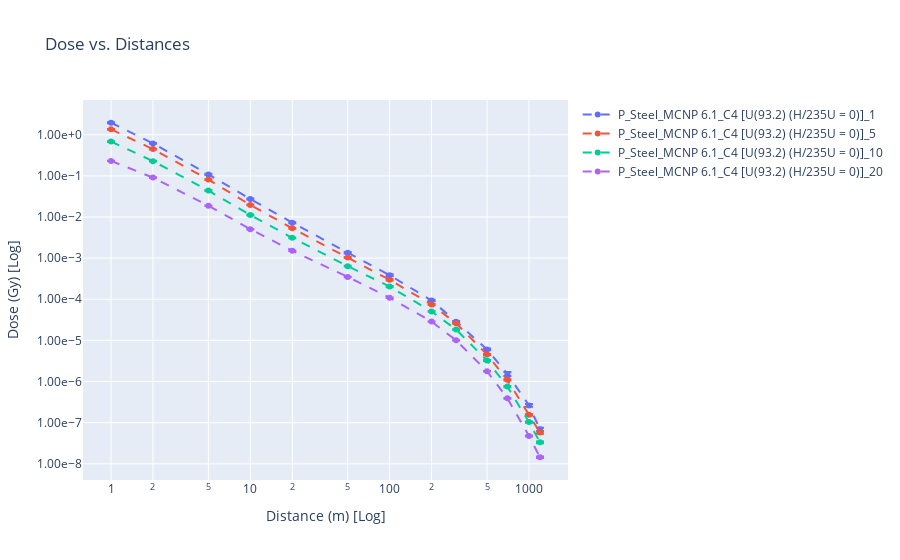

The notebook cell this image was saved under:
### Code cell
# Define your filter criteria
particles = ['P']  # Example: ['N', 'P']
screens = ['Steel']  # Example: ['None','Concrete', 'Steel', 'Water', 'Lead']
cases = ['C4 [U(93.2) (H/235U = 0)]']  # Add more cases as needed [ 'C4 [U(93.2) (H/235U = 0)]', 'C1 [U(4.95)O2F2 (H/235U = 410)]' ]
codes = ['MCNP 6.1']  # Example: ['MCNP 6.1', 'COG 11.2', 'SCALE 6.2.2']
thicknesses = []  # Example: [1, 5, 10, 20]
# Apply the filter and plot the data
filtered_data = filter_wall_df(data, particles, screens, cases, codes, thicknesses, plot=True)

# Display the filtered data
#filtered_data

### Figure 1 — Plotly figure (JSON) as saved in the notebook; plotly's stock layout.template omitted (floating-point values rounded to 4 significant figures)
{"data": [{"error_y": {"array": [0.05128, 0.01257, 0.003175, 0.0008167, 0.0001746, 5.503e-05, 2.17e-05, 3.871e-06, 9.425e-07, 2.828e-07, 1.704e-07, 2e-08, 5.87e-09], "type": "data", "visible": true}, "line": {"dash": "dash"}, "mode": "lines+markers", "name": "P_Steel_MCNP 6.1_C4 [U(93.2) (H/235U = 0)]_1", "type": "scatter", "x": [1, 2, 5, 10, 20, 50, 100, 200, 300, 500, 700, 1000, 1200], "y": [1.957, 0.6163, 0.1087, 0.02741, 0.007275, 0.001349, 0.0003833, 9.35e-05, 2.856e-05, 6.042e-06, 1.535e-06, 2.624e-07, 6.889e-08]}, {"error_y": {"array": [0.02192, 0.01091, 0.00219, 0.000453, 0.000105, 2.983e-05, 1.171e-05, 1.999e-06, 7.559e-07, 1.326e-07, 3.868e-08, 6.963e-09, 3.731e-09], "type": "data", "visible": true}, "line": {"dash": "dash"}, "mode": "lines+markers", "name": "P_Steel_MCNP 6.1_C4 [U(93.2) (H/235U = 0)]_5", "type": "scatter", "x": [1, 2, 5, 10, 20, 50, 100, 200, 300, 500, 700, 1000, 1200], "y": [1.353, 0.4473, 0.08113, 0.0197, 0.005304, 0.001043, 0.0002971, 7.46e-05, 2.607e-05, 4.542e-06, 1.099e-06, 1.547e-07, 5.758e-08]}, {"error_y": {"array": [0.01383, 0.005705, 0.001179, 0.0002504, 6.127e-05, 1.521e-05, 6.39e-06, 1.092e-06, 4.003e-07, 7.396e-08, 2.122e-08, 3.806e-09, 1.614e-09], "type": "data", "visible": true}, "line": {"dash": "dash"}, "mode": "lines+markers", "name": "P_Steel_MCNP 6.1_C4 [U(93.2) (H/235U = 0)]_10", "type": "scatter", "x": [1, 2, 5, 10, 20, 50, 100, 200, 300, 500, 700, 1000, 1200], "y": [0.6846, 0.2282, 0.04398, 0.01118, 0.003126, 0.0006391, 0.0002035, 5.057e-05, 1.836e-05, 3.244e-06, 7.524e-07, 1.034e-07, 3.321e-08]}, {"error_y": {"array": [0.002594, 0.001744, 0.0003722, 8.093e-05, 2.291e-05, 4.752e-06, 1.676e-06, 2.81e-07, 9.836e-08, 2.945e-08, 7.506e-09, 1.235e-09, 5.28e-10], "type": "data", "visible": true}, "line": {"dash": "dash"}, "mode": "lines+markers", "name": "P_Steel_MCNP 6.1_C4 [U(93.2) (H/235U = 0)]_20", "type": "scatter", "x": [1, 2, 5, 10, 20, 50, 100, 200, 300, 500, 700, 1000, 1200], "y": [0.2316, 0.09084, 0.0188, 0.005058, 0.001507, 0.0003494, 0.0001088, 2.867e-05, 1.004e-05, 1.774e-06, 3.909e-07, 4.75e-08, 1.443e-08]}], "layout": {"legend": {"title": {"text": ""}}, "showlegend": true, "title": {"text": "Dose vs. Distances"}, "xaxis": {"title": {"text": "Distance (m) [Log]"}, "type": "log"}, "yaxis": {"tickformat": ".2e", "title": {"text": "Dose (Gy) [Log]"}, "type": "log"}}}
